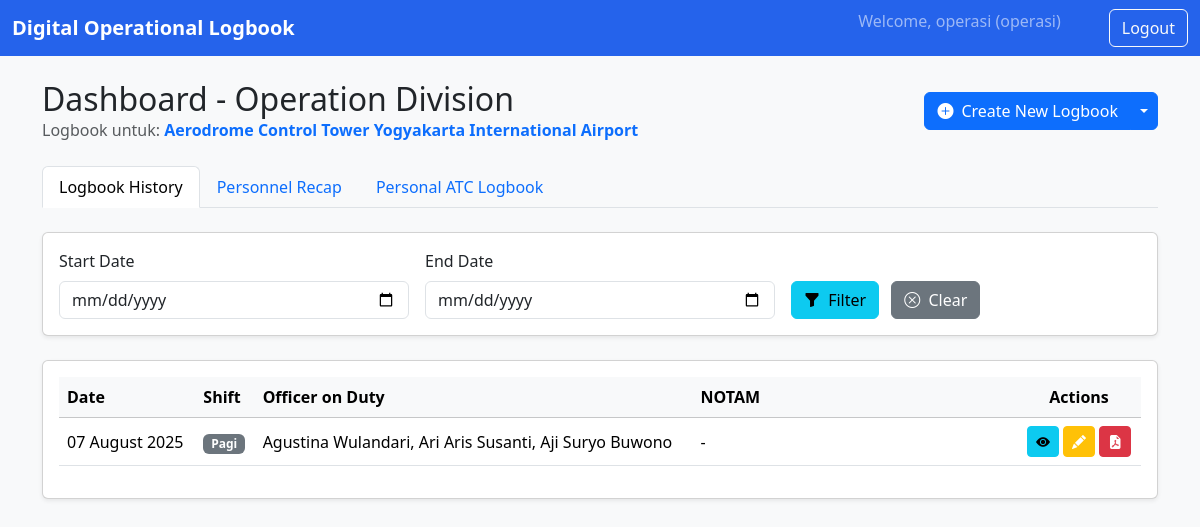
The page /dashboard/operasi (signed in) on the database its author committed.
### app/models.py (models this page shows, shortened)
class User(UserMixin, db.Model):
    __tablename__ = 'user'
    id = db.Column(db.Integer, primary_key=True)
    username = db.Column(db.String(64), index=True, unique=True, nullable=False)
    password_hash = db.Column(db.String(256))
    division = db.Column(db.String(64), nullable=False)
    logbook_entries = db.relationship('LogbookEntry', backref='creator', lazy=True)

class LogbookEntry(db.Model):
    __tablename__ = 'logbook_entry'
    id = db.Column(db.Integer, primary_key=True)
    logbook_type = db.Column(db.String(20), nullable=False, default='TWR') # TWR untuk Tower, APP untuk Approach
    log_date = db.Column(db.Date, nullable=False)
    shift = db.Column(db.String(50), nullable=False)
    notam = db.Column(db.Text, nullable=True)
    user_id = db.Column(db.Integer, db.ForeignKey('user.id'))
    created_at = db.Column(db.DateTime, server_default=db.func.now())
    controller_signature_1 = db.Column(db.String(255), nullable=True)
    controller_signature_2 = db.Column(db.String(255), nullable=True)
    manager_signature = db.Column(db.String(255), nullable=True)
    atc_on_duty_personnel = db.relationship(
        'ATCPersonnel', secondary=atc_duty_association,
        backref=db.backref('logbook_entries', lazy='dynamic'),
        lazy='subquery'
    )
    facility_statuses = db.relationship('FacilityStatus', backref='logbook_entry', lazy=True, cascade="all, delete-orphan")
    operational_logs = db.relationship('OperationalLog', backref='logbook_entry', lazy=True, cascade="all, delete-orphan")
    atc_positions = db.relationship('ATCPosition', backref='logbook_entry', lazy=True, cascade="all, delete-orphan")
    atc_position_header = db.relationship('ATCPositionHeader', backref='logbook_entry', uselist=False, cascade="all, delete-orphan")

### app/routes.py (the view, shortened to what this page needs)
@main_bp.route('/dashboard/operasi')
@login_required
def dashboard_operasi():
    logbook_type = request.args.get('type', 'TWR')
    active_tab = request.args.get('tab', 'history')
    start_date_str = request.args.get('start_date', '')
    end_date_str = request.args.get('end_date', '')
    log_entries = []
    if active_tab == 'history':
        query = LogbookEntry.query.filter_by(logbook_type=logbook_type)
        if start_date_str:
            query = query.filter(LogbookEntry.log_date >= datetime.strptime(start_date_str, '%Y-%m-%d').date())
        if end_date_str:
            query = query.filter(LogbookEntry.log_date <= datetime.strptime(end_date_str, '%Y-%m-%d').date())
        log_entries = query.order_by(LogbookEntry.log_date.desc()).all()
    recap_data = []
    current_time = datetime.now()
    recap_month_str = request.args.get('recap_month', str(current_time.month))
    recap_year_str = request.args.get('recap_year', str(current_time.year))
    personal_log_data = {}
    personal_log_summary = {}
    all_atc_personnel = ATCPersonnel.query.order_by(ATCPersonnel.name).all()
    selected_personnel_id = request.args.get('personnel_id', type=int)
    personal_month_str = request.args.get('personal_month', str(current_time.month))
    personal_year_str = request.args.get('personal_year', str(current_time.year))
    return render_template(
        'dashboard.html',
        log_entries=log_entries,
        title=f"{'Approach Control Unit' if logbook_type == 'APP' else 'Aerodrome Control Tower'} Dashboard",
        start_date=start_date_str,
        end_date=end_date_str,
        active_tab=active_tab,
        recap_data=recap_data,
        recap_month=int(recap_month_str),
        recap_year=int(recap_year_str),
        logbook_type=logbook_type,
        all_atc_personnel=all_atc_personnel,
        selected_personnel_id=selected_personnel_id,
        personal_month=int(personal_month_str),
        personal_year=int(personal_year_str),
        personal_log_data=personal_log_data,
        personal_log_summary=personal_log_summary
    )

### app/__init__.py (called while the page is built)
def month_name_filter(month_number):
    month_names_id = [
        "", "Januari", "Februari", "Maret", "April", "Mei", "Juni",
        "Juli", "Agustus", "September", "Oktober", "November", "Desember"
    ]
    try:
        return month_names_id[int(month_number)]
    except (IndexError, ValueError):
        return ""

### app/templates/dashboard.html (shortened to what this page needs)
{% extends "base.html" %}
{% block content %}
<link rel="stylesheet" href="https://cdn.jsdelivr.net/npm/bootstrap-icons@1.11.3/font/bootstrap-icons.min.css">
<div class="d-flex justify-content-between align-items-center mb-4">
    <div>
        <h1 class="h2 mb-0">Dashboard - Operation Division</h1>
        <p class="text-muted mb-0">
            Logbook untuk:
            <strong class="text-primary">
                {% if logbook_type == 'APP' %}
                    Approach Control Unit Yogyakarta Radar
                {% else %}
                    Aerodrome Control Tower Yogyakarta International Airport
                {% endif %}
            </strong>
        </p>
    </div>
    <div class="btn-group">
        <a href="{{ url_for('main.create_log_entry', logbook_type=logbook_type) }}" class="btn btn-primary">
            <i class="bi bi-plus-circle-fill me-2"></i>Create New Logbook
        </a>
        <button type="button" class="btn btn-primary dropdown-toggle dropdown-toggle-split" data-bs-toggle="dropdown" aria-expanded="false">
        </button>
    </div>
</div>
<ul class="nav nav-tabs mb-4" id="myTab" role="tablist">
    <li class="nav-item" role="presentation">
        <a class="nav-link {% if active_tab == 'history' %}active{% endif %}" id="history-tab" href="{{ url_for('main.dashboard_operasi', tab='history', type=logbook_type) }}">Logbook History</a>
    </li>
    <li class="nav-item" role="presentation">
        <a class="nav-link {% if active_tab == 'recap' %}active{% endif %}" id="recap-tab" href="{{ url_for('main.dashboard_operasi', tab='recap', type=logbook_type) }}">Personnel Recap</a>
    </li>
    <li class="nav-item" role="presentation">
        <a class="nav-link {% if active_tab == 'personal' %}active{% endif %}" id="personal-tab" href="{{ url_for('main.dashboard_operasi', tab='personal') }}">Personal ATC Logbook</a>
    </li>
</ul>
<div class="tab-content" id="myTabContent">
    <div class="tab-pane fade {% if active_tab == 'history' %}show active{% endif %}" id="history" role="tabpanel">
        <div class="card shadow-sm mb-4">
            <div class="card-body">
                <form method="GET" action="{{ url_for('main.dashboard_operasi') }}">
                    <div class="row g-3 align-items-end">
                        <div class="col-md-4">
                            <label for="start_date" class="form-label">Start Date</label>
                            <input type="date" class="form-control" id="start_date" name="start_date" value="{{ start_date or '' }}">
                        </div>
                        <div class="col-md-4">
                            <label for="end_date" class="form-label">End Date</label>
                            <input type="date" class="form-control" id="end_date" name="end_date" value="{{ end_date or '' }}">
                        </div>
                        <div class="col-md-4">
                            <button type="submit" class="btn btn-info me-2"><i class="bi bi-funnel-fill me-1"></i> Filter</button>
                            <a href="{{ url_for('main.dashboard_operasi', tab='history', type=logbook_type) }}" class="btn btn-secondary"><i class="bi bi-x-circle me-1"></i> Clear</a>
                        </div>
                    </div>
                </form>
            </div>
        </div>
        <div class="card shadow-sm">
            <div class="card-body">
                <div class="table-responsive">
                    <table class="table table-hover align-middle">
                        <thead class="table-light">
                            <tr>
                                <th>Date</th>
                                <th>Shift</th>
                                <th>Officer on Duty</th>
                                <th style="width: 30%;">NOTAM</th>
                                <th class="text-center">Actions</th>
                            </tr>
                        </thead>
                        <tbody>
                            {% for log in log_entries %}
                            <tr>
                                <td>{{ log.log_date.strftime('%d %B %Y') }}</td>
                                <td><span class="badge bg-secondary">{{ log.shift }}</span></td>
                                <td>{{ log.atc_on_duty_personnel | map(attribute='name') | join(', ') }}</td>
                                <td class="text-truncate" style="max-width: 200px;">{{ log.notam or 'None' }}</td>
                                <td class="text-center">
                                    <a href="{{ url_for('main.view_log', log_id=log.id) }}" class="btn btn-sm btn-info" title="View Details"><i class="bi bi-eye-fill"></i></a>
                                    <a href="{{ url_for('main.edit_log', log_id=log.id) }}" class="btn btn-sm btn-warning text-white" title="Edit"><i class="bi bi-pencil-fill"></i></a>
                                    <a href="{{ url_for('main.download_log_pdf', log_id=log.id) }}" class="btn btn-sm btn-danger" title="Download PDF"><i class="bi bi-file-earmark-pdf-fill"></i></a>
                                </td>
                            </tr>
                            {% else %}
                            <tr>
                                <td colspan="5" class="text-center text-muted">
                                    {% if start_date or end_date %} No logbook entries found for the selected date range. {% else %} No logbook entries yet. {% endif %}
                                </td>
                            </tr>
                            {% endfor %}
                        </tbody>
                    </table>
                </div>
            </div>
        </div>
    </div>
</div>
{% endblock %}

### app/templates/base.html (shortened to what this page needs)
<!DOCTYPE html>
<html lang="en">
<head>
    <link href="https://cdn.jsdelivr.net/npm/bootstrap@5.3.2/dist/css/bootstrap.min.css" rel="stylesheet">
    <link rel="stylesheet" href="https://cdnjs.cloudflare.com/ajax/libs/font-awesome/6.4.2/css/all.min.css">
</head>
<body>
    <nav class="navbar navbar-expand-lg navbar-dark" style="background-color: #2563eb;">
        <div class="container-fluid">
            <a class="navbar-brand fw-bold" href="{{ url_for('main.index') }}">
               Digital Operational Logbook
            </a>
            <div class="collapse navbar-collapse" id="navbarNav">
                <ul class="navbar-nav ms-auto">
                    {% if current_user.is_authenticated %}
                        <li class="nav-item">
                            <span class="navbar-text me-5">
                                Welcome, {{ current_user.username }} ({{ current_user.division }})
                            </span>
                        </li>
                        <li class="nav-item">
                            <a class="btn btn-outline-light" href="{{ url_for('auth.logout') }}">Logout</a>
                        </li>
                    {% endif %}
                </ul>
            </div>
        </div>
    </nav>
    <main class="container mt-4">
        {% block content %}{% endblock %}
    </main>
</body>
</html>

### app/templates/base.html (style rules this page uses)
body { background-color: #f8f9fa; }

### rows shown on the page
User: username "operasi", division "operasi"
LogbookEntry: log_date "07 August 2025", shift "Pagi", atc_on_duty_personnel|map "Agustina Wulandari, Ari Aris Susanti, Aji Suryo Buwono", notam "-"
